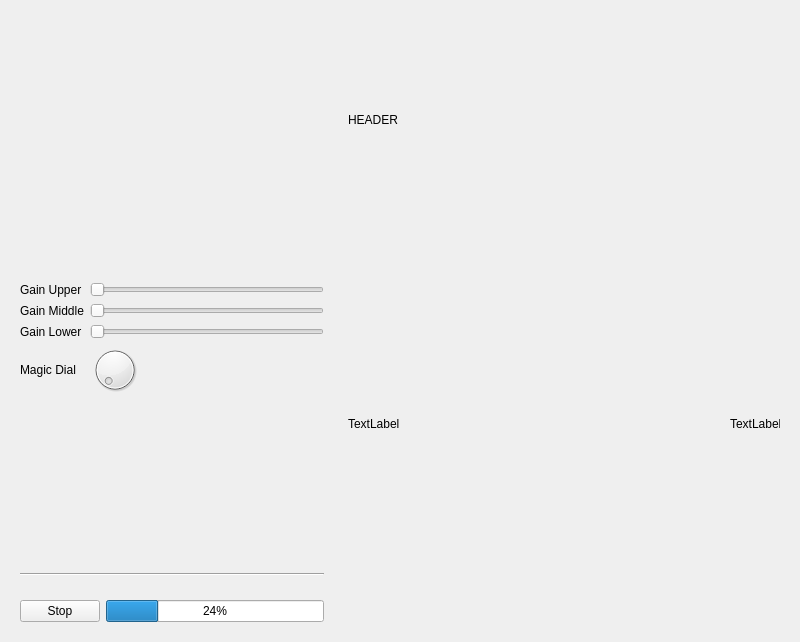
<?xml version="1.0" encoding="UTF-8"?>
<ui version="4.0">
 <class>SimecoWidget</class>
 <widget class="QWidget" name="SimecoWidget">
  <property name="geometry">
   <rect>
    <x>0</x>
    <y>0</y>
    <width>800</width>
    <height>639</height>
   </rect>
  </property>
  <property name="windowTitle">
   <string>Form</string>
  </property>
  <layout class="QGridLayout" name="gridLayout_2">
   <item row="0" column="1" rowspan="4">
    <widget class="QWidget" name="ultrasoundWidget" native="true">
     <property name="minimumSize">
      <size>
       <width>450</width>
       <height>580</height>
      </size>
     </property>
     <property name="layoutDirection">
      <enum>Qt::LeftToRight</enum>
     </property>
     <property name="autoFillBackground">
      <bool>true</bool>
     </property>
     <layout class="QGridLayout" name="gridLayout">
      <item row="1" column="1" rowspan="2">
       <widget class="QLabel" name="resBar">
        <property name="maximumSize">
         <size>
          <width>50</width>
          <height>16777215</height>
         </size>
        </property>
        <property name="text">
         <string>TextLabel</string>
        </property>
       </widget>
      </item>
      <item row="1" column="0" rowspan="2">
       <widget class="BufferLabel" name="usLabel">
        <property name="text">
         <string>TextLabel</string>
        </property>
       </widget>
      </item>
      <item row="0" column="0" colspan="2">
       <widget class="QLabel" name="header">
        <property name="text">
         <string>HEADER</string>
        </property>
       </widget>
      </item>
     </layout>
    </widget>
   </item>
   <item row="1" column="0">
    <widget class="QWidget" name="controlsWidget" native="true">
     <property name="minimumSize">
      <size>
       <width>256</width>
       <height>200</height>
      </size>
     </property>
     <layout class="QGridLayout" name="gridLayout_3">
      <item row="5" column="0">
       <spacer name="verticalSpacer">
        <property name="orientation">
         <enum>Qt::Vertical</enum>
        </property>
        <property name="sizeHint" stdset="0">
         <size>
          <width>20</width>
          <height>40</height>
         </size>
        </property>
       </spacer>
      </item>
      <item row="4" column="0">
       <widget class="QLabel" name="label_4">
        <property name="text">
         <string>Magic Dial</string>
        </property>
       </widget>
      </item>
      <item row="6" column="0" colspan="2">
       <widget class="Line" name="line">
        <property name="orientation">
         <enum>Qt::Horizontal</enum>
        </property>
       </widget>
      </item>
      <item row="0" column="1">
       <widget class="QSlider" name="horizontalSlider">
        <property name="orientation">
         <enum>Qt::Horizontal</enum>
        </property>
       </widget>
      </item>
      <item row="1" column="1">
       <widget class="QSlider" name="horizontalSlider_3">
        <property name="orientation">
         <enum>Qt::Horizontal</enum>
        </property>
       </widget>
      </item>
      <item row="2" column="0">
       <widget class="QLabel" name="label_3">
        <property name="text">
         <string>Gain Lower</string>
        </property>
       </widget>
      </item>
      <item row="4" column="1">
       <widget class="QDial" name="dial">
        <property name="maximumSize">
         <size>
          <width>50</width>
          <height>50</height>
         </size>
        </property>
       </widget>
      </item>
      <item row="2" column="1">
       <widget class="QSlider" name="horizontalSlider_2">
        <property name="orientation">
         <enum>Qt::Horizontal</enum>
        </property>
       </widget>
      </item>
      <item row="1" column="0">
       <widget class="QLabel" name="label_2">
        <property name="text">
         <string>Gain Middle</string>
        </property>
       </widget>
      </item>
      <item row="0" column="0">
       <widget class="QLabel" name="label">
        <property name="text">
         <string>Gain Upper</string>
        </property>
       </widget>
      </item>
     </layout>
    </widget>
   </item>
   <item row="2" column="0" rowspan="2">
    <widget class="QWidget" name="statusWidget" native="true">
     <layout class="QHBoxLayout" name="horizontalLayout">
      <item>
       <widget class="QPushButton" name="pushButton">
        <property name="text">
         <string>Stop</string>
        </property>
       </widget>
      </item>
      <item>
       <widget class="QProgressBar" name="progressBar">
        <property name="value">
         <number>24</number>
        </property>
       </widget>
      </item>
     </layout>
    </widget>
   </item>
   <item row="0" column="0">
    <widget class="QVTKWidget" name="vtkWidget" native="true">
     <property name="minimumSize">
      <size>
       <width>256</width>
       <height>256</height>
      </size>
     </property>
     <property name="maximumSize">
      <size>
       <width>256</width>
       <height>256</height>
      </size>
     </property>
    </widget>
   </item>
  </layout>
 </widget>
 <customwidgets>
  <customwidget>
   <class>QVTKWidget</class>
   <extends>QWidget</extends>
   <header>QVTKWidget.h</header>
  </customwidget>
  <customwidget>
   <class>BufferLabel</class>
   <extends>QLabel</extends>
   <header>bufferlabel.h</header>
  </customwidget>
 </customwidgets>
 <resources/>
 <connections/>
</ui>
